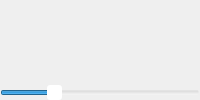
                         <widget class="QFrame" name="frame_80">
                          <property name="frameShape">
                           <enum>QFrame::NoFrame</enum>
                          </property>
                          <property name="frameShadow">
                           <enum>QFrame::Raised</enum>
                          </property>
                          <layout class="QVBoxLayout" name="verticalLayout_55">
                           <property name="spacing">
                            <number>0</number>
                           </property>
                           <property name="leftMargin">
                            <number>0</number>
                           </property>
                           <property name="topMargin">
                            <number>0</number>
                           </property>
                           <property name="rightMargin">
                            <number>0</number>
                           </property>
                           <property name="bottomMargin">
                            <number>0</number>
                           </property>
                           <item>
                            <widget class="QFrame" name="frame_126">
                             <property name="frameShape">
                              <enum>QFrame::NoFrame</enum>
                             </property>
                             <property name="frameShadow">
                              <enum>QFrame::Raised</enum>
                             </property>
                             <layout class="QHBoxLayout" name="horizontalLayout_58">
                              <property name="spacing">
                               <number>0</number>
                              </property>
                              <property name="leftMargin">
                               <number>0</number>
                              </property>
                              <property name="topMargin">
                               <number>0</number>
                              </property>
                              <property name="rightMargin">
                               <number>0</number>
                              </property>
                              <property name="bottomMargin">
                               <number>0</number>
                              </property>
                              <item>
                               <widget class="QFrame" name="frame_149">
                                <property name="frameShape">
                                 <enum>QFrame::NoFrame</enum>
                                </property>
                                <property name="frameShadow">
                                 <enum>QFrame::Raised</enum>
                                </property>
                                <layout class="QHBoxLayout" name="horizontalLayout_66">
                                 <property name="spacing">
                                  <number>0</number>
                                 </property>
                                 <property name="leftMargin">
                                  <number>0</number>
                                 </property>
                                 <property name="topMargin">
                                  <number>0</number>
                                 </property>
                                 <property name="rightMargin">
                                  <number>0</number>
                                 </property>
                                 <property name="bottomMargin">
                                  <number>0</number>
                                 </property>
                                 <item>
                                  <widget class="QLabel" name="result_left_picturebox1">
                                   <property name="text">
                                    <string/>
                                   </property>
                                  </widget>
                                 </item>
                                </layout>
                               </widget>
                              </item>
                              <item>
                               <widget class="QFrame" name="frame_150">
                                <property name="minimumSize">
                                 <size>
                                  <width>30</width>
                                  <height>0</height>
                                 </size>
                                </property>
                                <property name="maximumSize">
                                 <size>
                                  <width>30</width>
                                  <height>16777215</height>
                                 </size>
                                </property>
                                <property name="frameShape">
                                 <enum>QFrame::NoFrame</enum>
                                </property>
                                <property name="frameShadow">
                                 <enum>QFrame::Raised</enum>
                                </property>
                                <layout class="QHBoxLayout" name="horizontalLayout_59">
                                 <property name="spacing">
                                  <number>0</number>
                                 </property>
                                 <property name="leftMargin">
                                  <number>0</number>
                                 </property>
                                 <property name="topMargin">
                                  <number>0</number>
                                 </property>
                                 <property name="rightMargin">
                                  <number>0</number>
                                 </property>
                                 <property name="bottomMargin">
                                  <number>0</number>
                                 </property>
                                 <item>
                                  <widget class="QPushButton" name="pushButton_color_1">
                                   <property name="minimumSize">
                                    <size>
                                     <width>23</width>
                                     <height>23</height>
                                    </size>
                                   </property>
                                   <property name="maximumSize">
                                    <size>
                                     <width>23</width>
                                     <height>23</height>
                                    </size>
                                   </property>
                                   <property name="styleSheet">
                                    <string notr="true">QPushButton{
	border:none;

	background-image: url(:/floresansPrefix/redUnPressed.png);
}</string>
                                   </property>
                                   <property name="text">
                                    <string/>
                                   </property>
                                  </widget>
                                 </item>
                                </layout>
                               </widget>
                              </item>
                             </layout>
                            </widget>
                           </item>
                           <item>
                            <widget class="QFrame" name="frame_127">
                             <property name="minimumSize">
                              <size>
                               <width>0</width>
                               <height>15</height>
                              </size>
                             </property>
                             <property name="maximumSize">
                              <size>
                               <width>16777215</width>
                               <height>15</height>
                              </size>
                             </property>
                             <property name="frameShape">
                              <enum>QFrame::NoFrame</enum>
                             </property>
                             <property name="frameShadow">
                              <enum>QFrame::Raised</enum>
                             </property>
                             <layout class="QHBoxLayout" name="horizontalLayout_67">
                              <property name="spacing">
                               <number>0</number>
                              </property>
                              <property name="leftMargin">
                               <number>0</number>
                              </property>
                              <property name="topMargin">
                               <number>0</number>
                              </property>
                              <property name="rightMargin">
                               <number>0</number>
                              </property>
                              <property name="bottomMargin">
                               <number>0</number>
                              </property>
                              <item>
                               <widget class="QSlider" name="horizontalSlider_result_1">
                                <property name="styleSheet">
                                 <string notr="true">QSlider{
background-color: rgba(255, 255, 255, 0);
}


QSlider::handle:horizontal {
    background-color: white;
	border-radius:3px;
    }</string>
                                </property>
                                <property name="maximum">
                                 <number>99</number>
                                </property>
                                <property name="pageStep">
                                 <number>1</number>
                                </property>
                                <property name="value">
                                 <number>25</number>
                                </property>
                                <property name="orientation">
                                 <enum>Qt::Horizontal</enum>
                                </property>
                               </widget>
                              </item>
                             </layout>
                            </widget>
                           </item>
                          </layout>
                         </widget>
